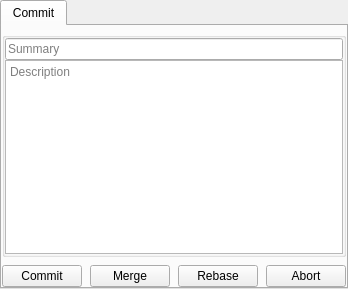
                   <widget class="GuiManager::Widgets::ExtendedTabWidget" name="tabWidgetCommit">
                    <property name="sizePolicy">
                     <sizepolicy hsizetype="Expanding" vsizetype="Expanding">
                      <horstretch>0</horstretch>
                      <verstretch>2</verstretch>
                     </sizepolicy>
                    </property>
                    <property name="tabShape">
                     <enum>QTabWidget::TabShape::Rounded</enum>
                    </property>
                    <widget class="QWidget" name="tabCommit">
                     <property name="sizePolicy">
                      <sizepolicy hsizetype="Expanding" vsizetype="MinimumExpanding">
                       <horstretch>0</horstretch>
                       <verstretch>0</verstretch>
                      </sizepolicy>
                     </property>
                     <property name="minimumSize">
                      <size>
                       <width>0</width>
                       <height>160</height>
                      </size>
                     </property>
                     <property name="maximumSize">
                      <size>
                       <width>16777215</width>
                       <height>16777215</height>
                      </size>
                     </property>
                     <attribute name="title">
                      <string>Commit</string>
                     </attribute>
                     <layout class="QVBoxLayout" name="verticalLayout_2">
                      <property name="spacing">
                       <number>0</number>
                      </property>
                      <property name="leftMargin">
                       <number>0</number>
                      </property>
                      <property name="topMargin">
                       <number>6</number>
                      </property>
                      <property name="rightMargin">
                       <number>0</number>
                      </property>
                      <property name="bottomMargin">
                       <number>0</number>
                      </property>
                      <item>
                       <layout class="QVBoxLayout" name="verticalLayoutTabCommitOuter" stretch="0,0">
                        <property name="spacing">
                         <number>8</number>
                        </property>
                        <property name="bottomMargin">
                         <number>0</number>
                        </property>
                        <item>
                         <widget class="QGroupBox" name="groupBoxTabCommit">
                          <property name="sizePolicy">
                           <sizepolicy hsizetype="Expanding" vsizetype="MinimumExpanding">
                            <horstretch>0</horstretch>
                            <verstretch>0</verstretch>
                           </sizepolicy>
                          </property>
                          <property name="title">
                           <string/>
                          </property>
                          <layout class="QHBoxLayout" name="horizontalLayout_3">
                           <property name="spacing">
                            <number>0</number>
                           </property>
                           <property name="leftMargin">
                            <number>0</number>
                           </property>
                           <property name="topMargin">
                            <number>0</number>
                           </property>
                           <property name="rightMargin">
                            <number>0</number>
                           </property>
                           <property name="bottomMargin">
                            <number>0</number>
                           </property>
                           <item>
                            <layout class="QVBoxLayout" name="verticalLayoutTabCommitGroupBoxOuter">
                             <item>
                              <widget class="QLineEdit" name="lineEditSummary">
                               <property name="sizePolicy">
                                <sizepolicy hsizetype="Expanding" vsizetype="Fixed">
                                 <horstretch>0</horstretch>
                                 <verstretch>0</verstretch>
                                </sizepolicy>
                               </property>
                               <property name="frame">
                                <bool>true</bool>
                               </property>
                               <property name="alignment">
                                <set>Qt::AlignmentFlag::AlignLeading|Qt::AlignmentFlag::AlignLeft|Qt::AlignmentFlag::AlignVCenter</set>
                               </property>
                               <property name="placeholderText">
                                <string>Summary</string>
                               </property>
                              </widget>
                             </item>
                             <item>
                              <widget class="QTextEdit" name="textEditDescription">
                               <property name="placeholderText">
                                <string>Description</string>
                               </property>
                              </widget>
                             </item>
                            </layout>
                           </item>
                          </layout>
                         </widget>
                        </item>
                        <item>
                         <layout class="QHBoxLayout" name="horizontalLayoutTabCommitInner">
                          <item>
                           <widget class="QPushButton" name="pushButtonCommit">
                            <property name="sizePolicy">
                             <sizepolicy hsizetype="Expanding" vsizetype="Fixed">
                              <horstretch>0</horstretch>
                              <verstretch>0</verstretch>
                             </sizepolicy>
                            </property>
                            <property name="text">
                             <string>Commit</string>
                            </property>
                            <property name="flat">
                             <bool>false</bool>
                            </property>
                           </widget>
                          </item>
                          <item>
                           <widget class="QPushButton" name="pushButtonMerge">
                            <property name="sizePolicy">
                             <sizepolicy hsizetype="Expanding" vsizetype="Fixed">
                              <horstretch>0</horstretch>
                              <verstretch>0</verstretch>
                             </sizepolicy>
                            </property>
                            <property name="text">
                             <string>Merge</string>
                            </property>
                           </widget>
                          </item>
                          <item>
                           <widget class="QPushButton" name="pushButtonRebase">
                            <property name="sizePolicy">
                             <sizepolicy hsizetype="Expanding" vsizetype="Fixed">
                              <horstretch>0</horstretch>
                              <verstretch>0</verstretch>
                             </sizepolicy>
                            </property>
                            <property name="text">
                             <string>Rebase</string>
                            </property>
                           </widget>
                          </item>
                          <item>
                           <widget class="QPushButton" name="pushButtonAbort">
                            <property name="sizePolicy">
                             <sizepolicy hsizetype="Expanding" vsizetype="Fixed">
                              <horstretch>0</horstretch>
                              <verstretch>0</verstretch>
                             </sizepolicy>
                            </property>
                            <property name="text">
                             <string>Abort</string>
                            </property>
                           </widget>
                          </item>
                         </layout>
                        </item>
                       </layout>
                      </item>
                     </layout>
                    </widget>
                   </widget>
